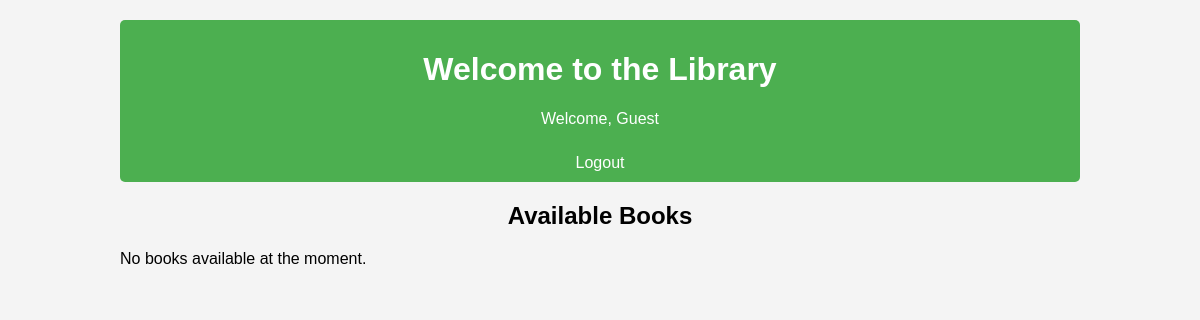
Before: /home/ (signed in) with the older database file.
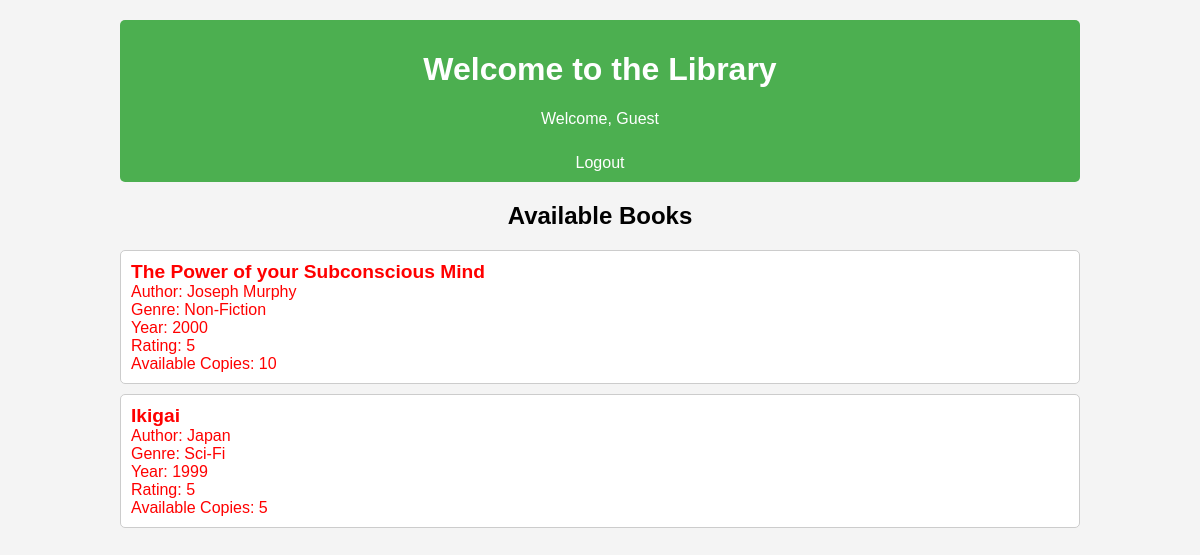
After: the same page with the newer database file.
### info/models.py (models this page shows)
class Book(models.Model):
    GENRE_CHOICES = [
        ('Fiction', 'Fiction'),
        ('Non-Fiction', 'Non-Fiction'),
        ('Sci-Fi', 'Sci-Fi'),
        ('Biography', 'Biography'),
    ]
    RATING_CHOICES = [(i, str(i)) for i in range(1, 6)]
    title = models.CharField(max_length=50, verbose_name='Book Title')
    author = models.CharField(max_length=50, verbose_name='Author Name')
    genre = models.CharField(max_length=50, choices=GENRE_CHOICES)
    publication_year = models.PositiveIntegerField(
        validators=[MinValueValidator(1900),MaxValueValidator(datetime.datetime.now().year)],
        verbose_name='Year of Publication'
    )
    available_copies = models.PositiveIntegerField(default=0, verbose_name='Available Copies')
    isbn_number = models.IntegerField(unique=True, verbose_name='ISBN Number')
    rating = models.PositiveSmallIntegerField(choices=RATING_CHOICES, verbose_name='Book Rating')

### info/views.py (the view)
# urls.py: path('home/', views.home, name='home'),
@login_required
def home(request):
    available_books = Book.objects.filter(available_copies__gt=0)
    user = request.user
    try:
        member = user.member  # Assuming the user is linked to a Member instance
    except AttributeError:
        member = None
    return render(request, 'home.html', {'available_books': available_books, 'member': member})

### info/templates/home.html (shortened to what this page needs)
{% load static %}
<!DOCTYPE html>
<html lang="en">
<head>
    <link rel="stylesheet" href="{% static 'css/styles.css' %}">
</head>
<body>
    <div class="container">
        <header>
            <h1>Welcome to the Library</h1>
            {% if member %}
                <p>Welcome, {{ users.username }} ({{ member.membership_type }} member)</p>
            {% else %}
                <p>Welcome, Guest</p>
            {% endif %}
            <a href="{% url 'logout' %}">Logout</a>
        </header>
        <section class="available-books">
            <h2>Available Books</h2>
            {% if available_books %}
                <ul>
                    {% for book in available_books %}
                        <li>
                            <strong>{{ book.title }}</strong><br>
                            Author: {{ book.author }}<br>
                            Genre: {{ book.get_genre_display }}<br>
                            Year: {{ book.publication_year }}<br>
                            Rating: {{ book.get_rating_display }}<br>
                            Available Copies: {{ book.available_copies }}
                        </li>
                    {% endfor %}
                </ul>
            {% else %}
                <p>No books available at the moment.</p>
            {% endif %}
        </section>
    </div>
</body>
</html>

### info/static/css/styles.css (style rules this page uses)
body { font-family: Arial, sans-serif; background-color: #f4f4f4; margin: 0; padding: 0; }
h2 { text-align: center; margin-bottom: 20px; }
ul { list-style-type: none; padding: 0; color: red; }
.container { width: 80%; margin: 20px auto; }
header { background-color: #4CAF50; color: white; padding: 10px; text-align: center; border-radius: 5px; }
header a { color: white; text-decoration: none; margin-top: 10px; display: inline-block; }
.available-books { margin-top: 20px; }
.available-books ul { list-style-type: none; padding: 0; }
.available-books li { background-color: #fff; padding: 10px; margin: 10px 0; border: 1px solid #ccc; border-radius: 5px; }
.available-books li strong { font-size: 1.2em; }

Changed rows visible on the page:
added Book: title "The Power of your Subconscious Mind", author "Joseph Murphy", genre "Non-Fiction", publication_year "2000", rating "5", available_copies "10"
added Book: title "Ikigai", author "Japan", genre "Sci-Fi", publication_year "1999", rating "5", available_copies "5"
Other visible differences:
text no longer shown: "No books available at the moment."
